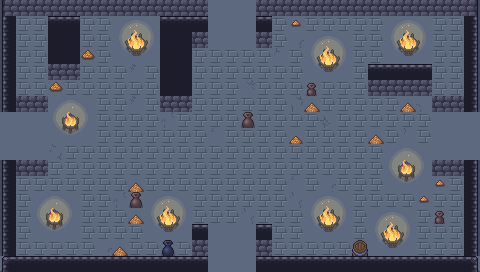

Rendered tile map (Tiled .tmx) drawn with the repository's tilesets; below, a short description and the map source with its tile grids summarised:
An orthogonal 30x17 tile map with 16x16 px tiles, 6 tile layers (ground, dressing, decor, walls, ...), 5 tilesets and 12 objects (5x ENTRY, 5x ENEMY, 2x PROP).

<map version="1.10" tiledversion="1.10.2" orientation="orthogonal" renderorder="right-down" width="30" height="17" tilewidth="16" tileheight="16" infinite="0" nextlayerid="8" nextobjectid="13">
 <tileset firstgid="1" name="wall" tilewidth="16" tileheight="16" tilecount="493" columns="17">
  <image source="../../../gfx/tiles/cove/walls_floor.png" width="272" height="464" />
 </tileset>
 <tileset firstgid="494" name="cracks" tilewidth="16" tileheight="16" tilecount="120" columns="8">
  <image source="../../../gfx/tiles/cove/cracks_floor.png" width="128" height="240" />
 </tileset>
 <tileset firstgid="614" name="wallcracks" tilewidth="16" tileheight="16" tilecount="256" columns="8">
  <image source="../../../gfx/tiles/cove/cracks_walls.png" width="128" height="512" />
 </tileset>
 <tileset firstgid="870" name="objects" tilewidth="16" tileheight="16" tilecount="216" columns="24">
  <image source="../../../gfx/tiles/cove/objects.png" width="384" height="144" />
 </tileset>
 <tileset firstgid="1086" name="fire" tilewidth="16" tileheight="16" tilecount="198" columns="11">
  <image source="../../../gfx/tiles/cove/fire.png" width="176" height="288" />
  <tile id="0">
   <animation>
    <frame tileid="0" duration="150" />
    <frame tileid="33" duration="150" />
    <frame tileid="66" duration="150" />
    <frame tileid="99" duration="150" />
    <frame tileid="132" duration="150" />
    <frame tileid="165" duration="150" />
   </animation>
  </tile>
  <tile id="1">
   <animation>
    <frame tileid="1" duration="150" />
    <frame tileid="34" duration="150" />
    <frame tileid="67" duration="150" />
    <frame tileid="100" duration="150" />
    <frame tileid="133" duration="150" />
    <frame tileid="166" duration="150" />
   </animation>
  </tile>
  <tile id="2">
   <animation>
    <frame tileid="2" duration="150" />
    <frame tileid="35" duration="150" />
    <frame tileid="68" duration="150" />
    <frame tileid="101" duration="150" />
    <frame tileid="134" duration="150" />
    <frame tileid="167" duration="150" />
   </animation>
  </tile>
  <tile id="3">
   <animation>
    <frame tileid="3" duration="150" />
    <frame tileid="36" duration="150" />
    <frame tileid="69" duration="150" />
    <frame tileid="102" duration="150" />
    <frame tileid="135" duration="150" />
    <frame tileid="168" duration="150" />
   </animation>
  </tile>
  <tile id="4">
   <animation>
    <frame tileid="4" duration="150" />
    <frame tileid="37" duration="150" />
    <frame tileid="70" duration="150" />
    <frame tileid="103" duration="150" />
    <frame tileid="136" duration="150" />
    <frame tileid="169" duration="150" />
   </animation>
  </tile>
  <tile id="5">
   <animation>
    <frame tileid="5" duration="150" />
    <frame tileid="38" duration="150" />
    <frame tileid="71" duration="150" />
    <frame tileid="104" duration="150" />
    <frame tileid="137" duration="150" />
    <frame tileid="170" duration="150" />
   </animation>
  </tile>
  <tile id="6">
   <animation>
    <frame tileid="6" duration="150" />
    <frame tileid="39" duration="150" />
    <frame tileid="72" duration="150" />
    <frame tileid="105" duration="150" />
    <frame tileid="138" duration="150" />
    <frame tileid="171" duration="150" />
   </animation>
  </tile>
  <tile id="7">
   <animation>
    <frame tileid="7" duration="150" />
    <frame tileid="40" duration="150" />
    <frame tileid="73" duration="150" />
    <frame tileid="106" duration="150" />
    <frame tileid="139" duration="150" />
    <frame tileid="172" duration="150" />
   </animation>
  </tile>
  <tile id="8">
   <animation>
    <frame tileid="8" duration="150" />
    <frame tileid="41" duration="150" />
    <frame tileid="74" duration="150" />
    <frame tileid="107" duration="150" />
    <frame tileid="140" duration="150" />
    <frame tileid="173" duration="150" />
   </animation>
  </tile>
  <tile id="9">
   <animation>
    <frame tileid="9" duration="150" />
    <frame tileid="42" duration="150" />
    <frame tileid="75" duration="150" />
    <frame tileid="108" duration="150" />
    <frame tileid="141" duration="150" />
    <frame tileid="174" duration="150" />
   </animation>
  </tile>
  <tile id="10">
   <animation>
    <frame tileid="10" duration="150" />
    <frame tileid="43" duration="150" />
    <frame tileid="76" duration="150" />
    <frame tileid="109" duration="150" />
    <frame tileid="142" duration="150" />
    <frame tileid="175" duration="150" />
   </animation>
  </tile>
  <tile id="11">
   <animation>
    <frame tileid="11" duration="150" />
    <frame tileid="44" duration="150" />
    <frame tileid="77" duration="150" />
    <frame tileid="110" duration="150" />
    <frame tileid="143" duration="150" />
    <frame tileid="176" duration="150" />
   </animation>
  </tile>
  <tile id="12">
   <animation>
    <frame tileid="12" duration="150" />
    <frame tileid="45" duration="150" />
    <frame tileid="78" duration="150" />
    <frame tileid="111" duration="150" />
    <frame tileid="144" duration="150" />
    <frame tileid="177" duration="150" />
   </animation>
  </tile>
  <tile id="13">
   <animation>
    <frame tileid="13" duration="150" />
    <frame tileid="46" duration="150" />
    <frame tileid="79" duration="150" />
    <frame tileid="112" duration="150" />
    <frame tileid="145" duration="150" />
    <frame tileid="178" duration="150" />
   </animation>
  </tile>
  <tile id="14">
   <animation>
    <frame tileid="14" duration="150" />
    <frame tileid="47" duration="150" />
    <frame tileid="80" duration="150" />
    <frame tileid="113" duration="150" />
    <frame tileid="146" duration="150" />
    <frame tileid="179" duration="150" />
   </animation>
  </tile>
  <tile id="15">
   <animation>
    <frame tileid="15" duration="150" />
    <frame tileid="48" duration="150" />
    <frame tileid="81" duration="150" />
    <frame tileid="114" duration="150" />
    <frame tileid="147" duration="150" />
    <frame tileid="180" duration="150" />
   </animation>
  </tile>
  <tile id="16">
   <animation>
    <frame tileid="16" duration="150" />
    <frame tileid="49" duration="150" />
    <frame tileid="82" duration="150" />
    <frame tileid="115" duration="150" />
    <frame tileid="148" duration="150" />
    <frame tileid="181" duration="150" />
   </animation>
  </tile>
  <tile id="17">
   <animation>
    <frame tileid="17" duration="150" />
    <frame tileid="50" duration="150" />
    <frame tileid="83" duration="150" />
    <frame tileid="116" duration="150" />
    <frame tileid="149" duration="150" />
    <frame tileid="182" duration="150" />
   </animation>
  </tile>
  <tile id="18">
   <animation>
    <frame tileid="18" duration="150" />
    <frame tileid="51" duration="150" />
    <frame tileid="84" duration="150" />
    <frame tileid="117" duration="150" />
    <frame tileid="150" duration="150" />
    <frame tileid="183" duration="150" />
   </animation>
  </tile>
  <tile id="19">
   <animation>
    <frame tileid="19" duration="150" />
    <frame tileid="52" duration="150" />
    <frame tileid="85" duration="150" />
    <frame tileid="118" duration="150" />
    <frame tileid="151" duration="150" />
    <frame tileid="184" duration="150" />
   </animation>
  </tile>
  <tile id="20">
   <animation>
    <frame tileid="20" duration="150" />
    <frame tileid="53" duration="150" />
    <frame tileid="86" duration="150" />
    <frame tileid="119" duration="150" />
    <frame tileid="152" duration="150" />
    <frame tileid="185" duration="150" />
   </animation>
  </tile>
  <tile id="21">
   <animation>
    <frame tileid="21" duration="150" />
    <frame tileid="54" duration="150" />
    <frame tileid="87" duration="150" />
    <frame tileid="120" duration="150" />
    <frame tileid="153" duration="150" />
    <frame tileid="186" duration="150" />
   </animation>
  </tile>
  <tile id="22">
   <animation>
    <frame tileid="22" duration="150" />
    <frame tileid="55" duration="150" />
    <frame tileid="88" duration="150" />
    <frame tileid="121" duration="150" />
    <frame tileid="154" duration="150" />
    <frame tileid="187" duration="150" />
   </animation>
  </tile>
  <tile id="23">
   <animation>
    <frame tileid="23" duration="150" />
    <frame tileid="56" duration="150" />
    <frame tileid="89" duration="150" />
    <frame tileid="122" duration="150" />
    <frame tileid="155" duration="150" />
    <frame tileid="188" duration="150" />
   </animation>
  </tile>
  <tile id="24">
   <animation>
    <frame tileid="24" duration="150" />
    <frame tileid="57" duration="150" />
    <frame tileid="90" duration="150" />
    <frame tileid="123" duration="150" />
    <frame tileid="156" duration="150" />
    <frame tileid="189" duration="150" />
   </animation>
  </tile>
  <tile id="25">
   <animation>
    <frame tileid="25" duration="150" />
    <frame tileid="58" duration="150" />
    <frame tileid="91" duration="150" />
    <frame tileid="124" duration="150" />
    <frame tileid="157" duration="150" />
    <frame tileid="190" duration="150" />
   </animation>
  </tile>
  <tile id="26">
   <animation>
    <frame tileid="26" duration="150" />
    <frame tileid="59" duration="150" />
    <frame tileid="92" duration="150" />
    <frame tileid="125" duration="150" />
    <frame tileid="158" duration="150" />
    <frame tileid="191" duration="150" />
   </animation>
  </tile>
  <tile id="27">
   <animation>
    <frame tileid="27" duration="150" />
    <frame tileid="60" duration="150" />
    <frame tileid="93" duration="150" />
    <frame tileid="126" duration="150" />
    <frame tileid="159" duration="150" />
    <frame tileid="192" duration="150" />
   </animation>
  </tile>
  <tile id="28">
   <animation>
    <frame tileid="28" duration="150" />
    <frame tileid="61" duration="150" />
    <frame tileid="94" duration="150" />
    <frame tileid="127" duration="150" />
    <frame tileid="160" duration="150" />
    <frame tileid="193" duration="150" />
   </animation>
  </tile>
  <tile id="29">
   <animation>
    <frame tileid="29" duration="150" />
    <frame tileid="62" duration="150" />
    <frame tileid="95" duration="150" />
    <frame tileid="128" duration="150" />
    <frame tileid="161" duration="150" />
    <frame tileid="194" duration="150" />
   </animation>
  </tile>
  <tile id="30">
   <animation>
    <frame tileid="30" duration="150" />
    <frame tileid="63" duration="150" />
    <frame tileid="96" duration="150" />
    <frame tileid="129" duration="150" />
    <frame tileid="162" duration="150" />
    <frame tileid="195" duration="150" />
   </animation>
  </tile>
  <tile id="31">
   <animation>
    <frame tileid="31" duration="150" />
    <frame tileid="64" duration="150" />
    <frame tileid="97" duration="150" />
    <frame tileid="130" duration="150" />
    <frame tileid="163" duration="150" />
    <frame tileid="196" duration="150" />
   </animation>
  </tile>
  <tile id="32">
   <animation>
    <frame tileid="32" duration="150" />
    <frame tileid="65" duration="150" />
    <frame tileid="98" duration="150" />
    <frame tileid="131" duration="150" />
    <frame tileid="164" duration="150" />
    <frame tileid="197" duration="150" />
   </animation>
  </tile>
 </tileset>
 <layer id="1" name="ground" width="30" height="17">
  <data>[510 cells, 510 non-empty, 1 distinct tile ids]</data>
 </layer>
 <layer id="2" name="dressing" width="30" height="17">
  <data>[510 cells, 344 non-empty, 41 distinct tile ids]</data>
 </layer>
 <layer id="3" name="decor" width="30" height="17">
  <data>[510 cells, 0 non-empty, 0 distinct tile ids]</data>
 </layer>
 <layer id="4" name="walls" width="30" height="17">
  <data>[510 cells, 78 non-empty, 8 distinct tile ids]</data>
 </layer>
 <layer id="5" name="props" width="30" height="17">
  <data>[510 cells, 59 non-empty, 9 distinct tile ids]</data>
 </layer>
 <layer id="6" name="overhead" width="30" height="17">
  <data>[510 cells, 0 non-empty, 0 distinct tile ids]</data>
 </layer>
 <objectgroup id="7" name="spawns">
  <object id="1" name="UP" type="ENTRY" x="232" y="24" />
  <object id="2" name="DOWN" type="ENTRY" x="232" y="248" />
  <object id="3" name="LEFT" type="ENTRY" x="24" y="136" />
  <object id="4" name="RIGHT" type="ENTRY" x="456" y="136" />
  <object id="5" name="" type="ENTRY" x="248" y="136" />
  <object id="6" name="" type="ENEMY" x="360" y="184" />
  <object id="7" name="" type="ENEMY" x="296" y="136" />
  <object id="8" name="" type="ENEMY" x="168" y="136" />
  <object id="9" name="" type="ENEMY" x="104" y="184" />
  <object id="10" name="" type="ENEMY" x="360" y="88" />
  <object id="11" name="torch" type="PROP" x="56" y="264" />
  <object id="12" name="torch" type="PROP" x="424" y="264" />
 </objectgroup>
</map>
